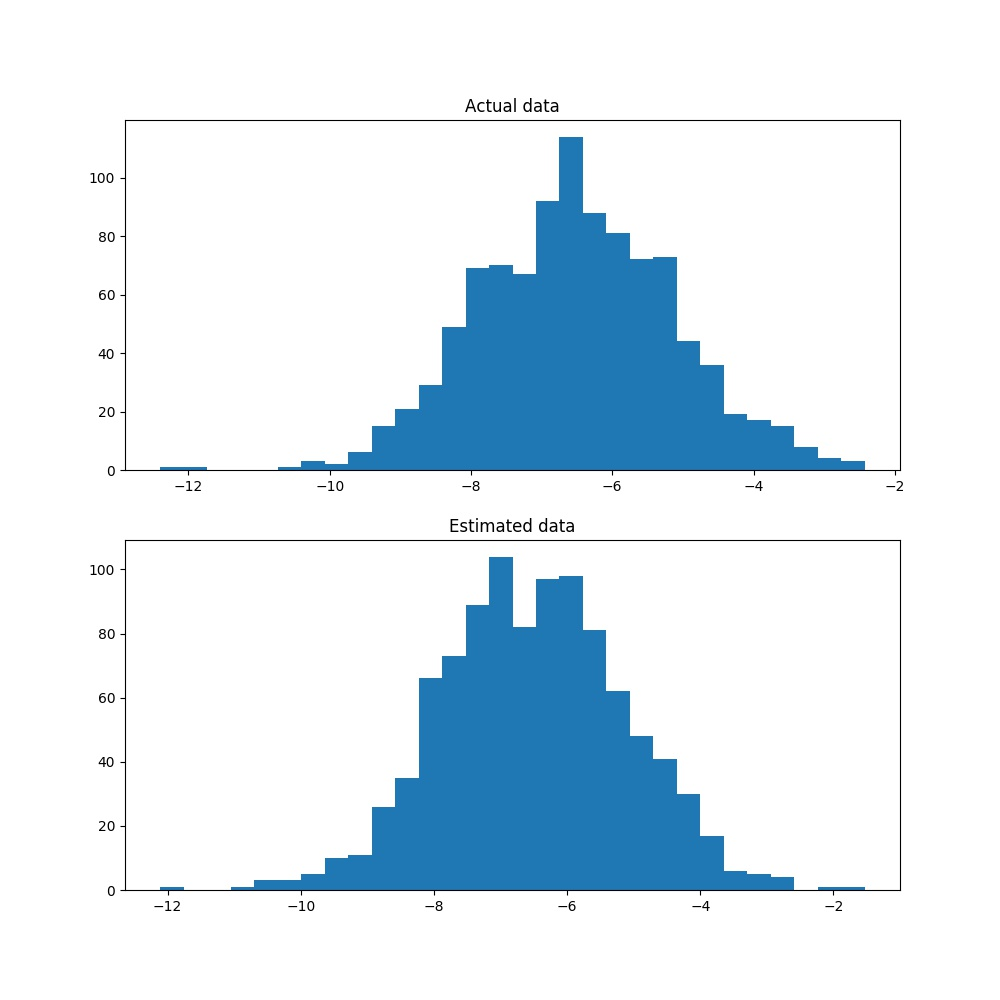

Python code for this plot:
import numpy as np 
import matplotlib.pyplot as plt
import argparse


parser = argparse.ArgumentParser(description='Expectation maximization')

parser.add_argument('--k', type=int,default=2,help= 'Number of mixtures')
parser.add_argument('--d', type=int,default=1,help= 'Dimension of input')
parser.add_argument('--iterations', type=int,default=100.,help= 'Stopping threshold for pi')
parser.add_argument('--points', type=int,default=10000,help= 'number of points')
parser.add_argument('--input', type=str,default=None,help= 'Input file .npy required (n,d) shape')

args = parser.parse_args()

def multivariate_normal(x, d, mean, covariance):
    """pdf of the multivariate normal distribution."""
    x_m = x - mean
    return (1. / (np.sqrt((2 * np.pi)**d * np.linalg.det(covariance))) * 
            np.exp(-(np.linalg.solve(covariance, x_m).T.dot(x_m)) / 2))

class GMM(): 
    def __init__(self,pi,mu,sig,k,d):
    	self.k = k
    	self.pi = pi
    	self.mu = mu
    	self.sig = np.asarray([np.diag(sig[i]) for i in range(k)])

    	
    def sample(self, size=1): 
    	mixture = np.random.choice(self.k,p=self.pi,size=size) # randomly choose a mixture with probability pi_k
    	data = np.asarray([np.random.multivariate_normal(self.mu[i],self.sig[i]) for i in mixture]) # sample x from that distribution
    	return data

def mle(data,k,d):

	gamma = np.random.uniform(0,1,size=(k,data.shape[0])) # initialize posteriors
	mu = np.random.uniform(-10,10,size=(k,d)) # initiale means
	sig = np.asarray([np.diag(np.random.uniform(1,2,size=d)) for i in range(k)]) # initialze variances
	iterations = args.iterations

	while iterations>0 :
		nk = np.sum(gamma,axis=1,keepdims=True) # find N_k
		mu = np.matmul(gamma,data)/nk # update means
		for i in range(k): # update variances
			sig[i] = np.matmul(gamma[i]*(data-mu[i]).transpose(),data-mu[i])/nk[i]
		pi = nk/data.shape[0] # update probabilities pi_k

		for j in range(data.shape[0]): # update gamma
			pdfs = [pi[i]*multivariate_normal(data[j],d,mu[i],sig[i]) for i in range(k)]
			pdf_sum = np.sum(pdfs)
			for i in range(k):
				gamma[i,j] = pdfs[i]/pdf_sum
		iterations-=1

	return pi[:,0],mu,sig


if args.input is None: # if input is not provided then sample from a random mixture
	pi = np.random.randint(0,10,size=args.k)
	pi = pi/np.sum(pi,dtype=float)
	params = dict( pis = pi,
			  	   mu = np.random.uniform(-10,10,size=(args.k,args.d)),
			  	   sig = np.random.uniform(1,2,size=(args.k,args.d)))
	print(params)
	gs = GMM(params['pis'],params['mu'],params['sig'],args.k,args.d) 
	data = gs.sample(size=args.points)
	np.save('./input.npy',data)
else:
	data = np.load(args.input) # load the input file

pi,mu,sig = mle(data,args.k,args.d) # find MLE
sig = np.asarray([np.diagonal(sig[i]) for i in range(args.k)])

params_e = dict( pis = pi,
			  	   mu = mu,
			  	   sig = sig)

print(params_e)
mle_gs = GMM(pi,mu,sig,args.k,args.d) 
mle_data = mle_gs.sample(size=args.points) # generate estimated data

plt.figure(figsize=(10,10))
plt.subplot(2, 1, 1)
count, bins, ignored = plt.hist(data, 30)
plt.title('Actual data')

plt.subplot(2, 1, 2)
count, bins, ignored = plt.hist(mle_data, 30)
plt.title('Estimated data')

plt.savefig('gmm.jpg') # save plots